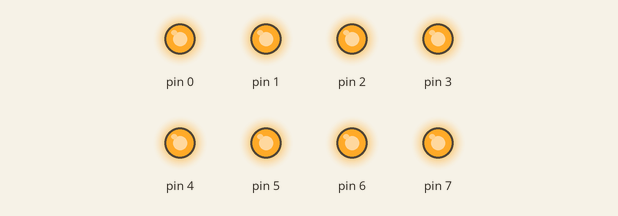
Simulated run of this sketch. Board: Arduino Uno, built with avr-gcc and run on an emulated ATmega328P. On the bench: output pins drawn as LEDs (lit = HIGH).

Above: at 0.1 s.
Timing chart, 0 to 1.6 s (numbered marks = the images above):
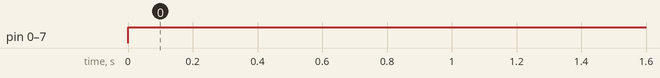

Measured:
- by itself, pin 0–7: LOW → HIGH at 0.00 s

The sketch:

ALL_LED_ON.ino
```cpp
void setup()
{
  DDRD = B11111111;
}
void loop()
{
  PORTD = B11111111;
  delay(1000);
}
```
